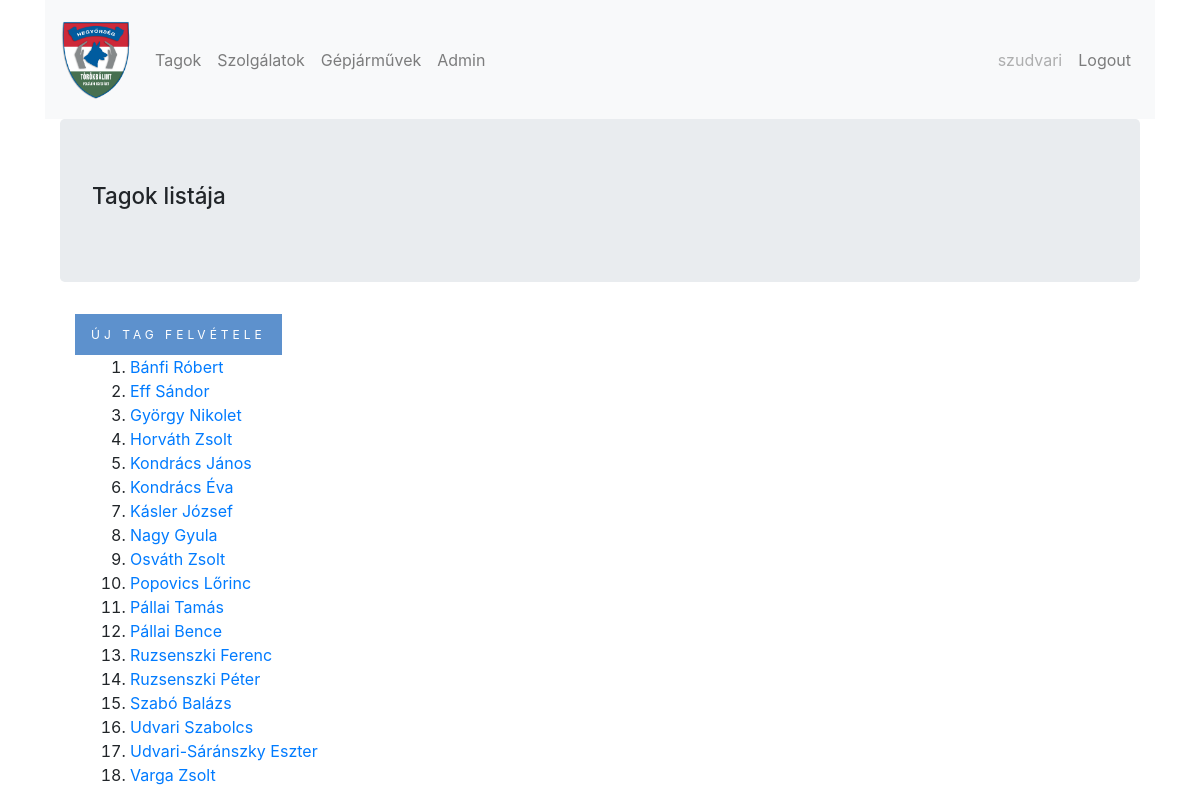
Page /time_sheet/member_list/ (signed in) on the committed database.
### time_sheet/models.py (models this page shows, shortened)
class Member(models.Model):
    last_name = models.CharField(max_length=256, verbose_name= ('Vezetéknév'))
    first_name = models.CharField(max_length=256, verbose_name= ('Keresztnév'))
    id_number = models.CharField(max_length=20, blank=True, null=True, verbose_name= ('Igazolvány szám'))
    pmpsz_number = models.CharField(max_length=8, unique=True, blank=True, null=True, verbose_name= ('PMPSZ azonosító'))
    young = models.BooleanField(default=False, verbose_name= ('Ifjú polgárőr'))
    dog = models.BooleanField(default=False, verbose_name= ('Kutyás polgárőr'))
    motor = models.BooleanField(default=False, verbose_name= ('Motoros polgárőr'))
    reg_date = models.DateTimeField(default=timezone.now)
    active = models.BooleanField(default=True, verbose_name= ('Aktív tag'))
    class Meta():
        unique_together = ('first_name', 'last_name')
        ordering = ['last_name']

### time_sheet/views.py (the view)
# urls.py: path('member_list/',views.MemberList.as_view(), name='member_list'),
class MemberList(LoginRequiredMixin,ListView):
    login_url = '/login/'
    model = models.Member
    ordering = ['last_name']

### time_sheet/templates/time_sheet/member_list.html (shortened to what this page needs)
{% extends 'base.html' %}
{% block content_block %}
<div class='jumbotron'>
  <h1>Tagok listája</h1>
</div>
<div class="container">
<a href="{% url 'time_sheet:member_create' %}" class="btn btn-primary">Új Tag felvétele</a>
  <div class="container member-list">
<ol>
  {% for member in member_list %}
  <li><a href="{% url 'time_sheet:member_detail' pk=member.pk %}"> {{member.last_name}} {{member.first_name}}</a></li>
  {% endfor %}
</ol>
</div>
</div>
{% endblock %}

### templates/base.html (shortened to what this page needs)
<!DOCTYPE html>
{% load static %}
{% load bootstrap4 %}
<html lang="hu" dir="ltr">
<head>
  {% bootstrap_css %}
  <link href="https://stackpath.bootstrapcdn.com/font-awesome/4.7.0/css/font-awesome.min.css" rel="stylesheet">
  <link rel="stylesheet" href="https://code.jquery.com/ui/1.12.1/themes/base/jquery-ui.css">
  <link rel="stylesheet" href="{% static 'css/master.css' %}">
</head>
<body>
  <div class="container">
    <nav class="navbar navbar-expand-lg navbar-light bg-light">
      <a class="navbar-brand" href={% url 'home' %}><img src="{% static "media/logo.png" %}" alt="Hegyőrség" width="70"></a>
      <div class="collapse navbar-collapse" id="navbarSupportedContent">
        {% if user.is_authenticated %}
        <ul class="navbar-nav mr-auto">
          <li class="nav-item">
            <a class="nav-link" href="{% url 'time_sheet:member_list' %}">Tagok <span class="sr-only">(current)</span></a>
          </li>
          <li class="nav-item">
            <a class="nav-link" href="{% url 'time_sheet:duty_list' %}">Szolgálatok</a>
          </li>
          <li class="nav-item">
            <a class="nav-link" href="{% url 'time_sheet:car_list' %}">Gépjárművek</a>
          </li>
          <li class="nav-item">
            <a class="nav-link" href="{% url 'admin:index' %}">Admin</a>
          </li>
        </ul>
        <ul class="nav navbar-nav navbar-right">
          <li><span class="nav-link disabled">{{user.username}}</span></a></li>
          <li><a class="nav-link" href="{% url 'accounts:logout' %}">Logout</a></li>
        </ul>
        {% else %}
        <ul class="nav navbar-nav navbar-right">
          <li class="nav-item"><a class="nav-link" href="{% url 'accounts:login' %}">Log In</a></li>
        </ul>
        {% endif %}
      </nav>
      <div class="content container mycontainer">
        {% block content_block %}{% endblock %}
      </div>
  </body>
  </html>

### static/css/master.css (style rules this page uses)
.btn-primary, .button-warning, .d-print-none { display: inline-block; border-radius: 0px; text-decoration: none; padding: 10px 15px; font-size: 12px; line-height: 19px; text-transform: uppercase; letter-spacing: 4px; -webkit-transition: all .4s ease-in-out; -moz-transition: all .4s ease-in-out; -ms-transition: all .4s ease-in-out; -o-transition: all .4s ease-in-out; transition: all .4s ease-in-out; }
.container { margin-bottom: 20px }
.btn-primary { background-color: #5d91cd;border-color: #5d91cd }
h1, h2 { font-size: 1.4rem }

### rows in the picture
Member: last_name "Bánfi", first_name "Róbert"
Member: last_name "Eff", first_name "Sándor"
Member: last_name "György", first_name "Nikolet"
Member: last_name "Horváth", first_name "Zsolt"
Member: last_name "Kondrács", first_name "János"
Member: last_name "Kondrács", first_name "Éva"
Member: last_name "Kásler", first_name "József"
Member: last_name "Nagy", first_name "Gyula"
Member: last_name "Osváth", first_name "Zsolt"
Member: last_name "Popovics", first_name "Lőrinc"
Member: last_name "Pállai", first_name "Tamás"
Member: last_name "Pállai", first_name "Bence"
Member: last_name "Ruzsenszki", first_name "Ferenc"
Member: last_name "Ruzsenszki", first_name "Péter"
Member: last_name "Szabó", first_name "Balázs"
Member: last_name "Udvari", first_name "Szabolcs"
Member: last_name "Udvari-Sáránszky", first_name "Eszter"
Member: last_name "Varga", first_name "Zsolt"

### other values in the picture
{{ user.username }} "szudvari"
